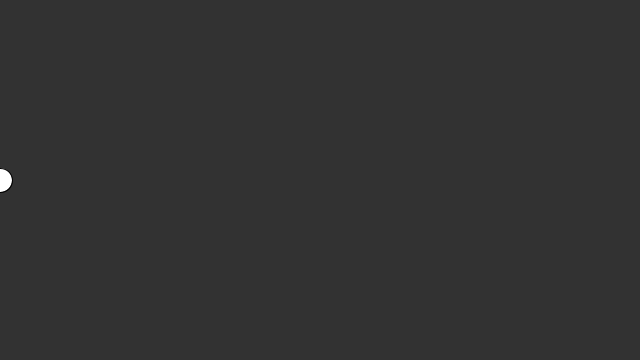
Frame 1 (no input)
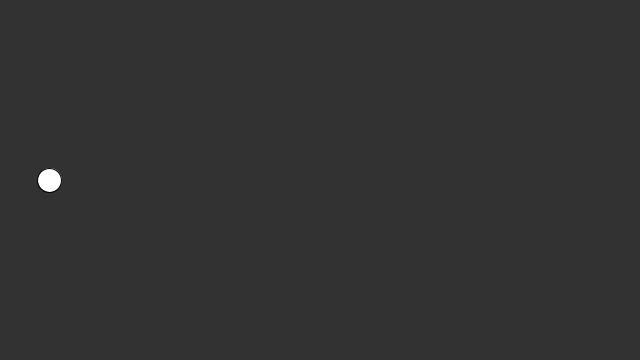
Frame 60 (the mouse pressed at the canvas centre just before this capture)
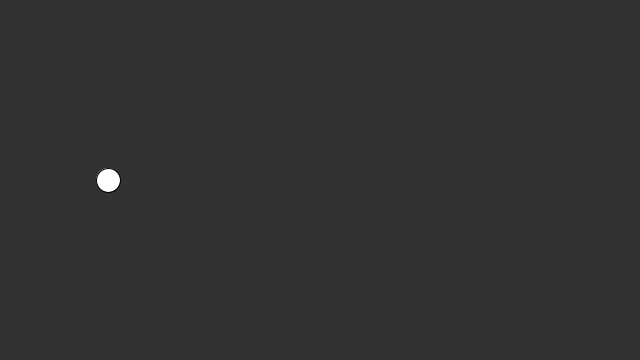
Frame 120 (the mouse held since frame 60 and released just before this capture)

The Processing sketch that drew these frames (run headless with seeded random() and noise(); from frame 60 on, the mouse is pressed at the canvas centre):

// Processing sketch: sketch_4_4
// ── sketch_4_4.pde
float circleX = 0;

void setup() {
  size(640, 360);
}

void draw() {

  // Drawing stuff
  background(50);
  fill(255);
  ellipse(circleX, 180, 24, 24);

  // Logic
  circleX = circleX + random(0, 2);
  println("circleX: " + circleX);

  // println (Print Line) is a function that will
  // write output to the console, you can use it to 
  // write anything from strings to variable
  // outputs and more, therefore it can be hugely
  // useful whilst debugging
}
